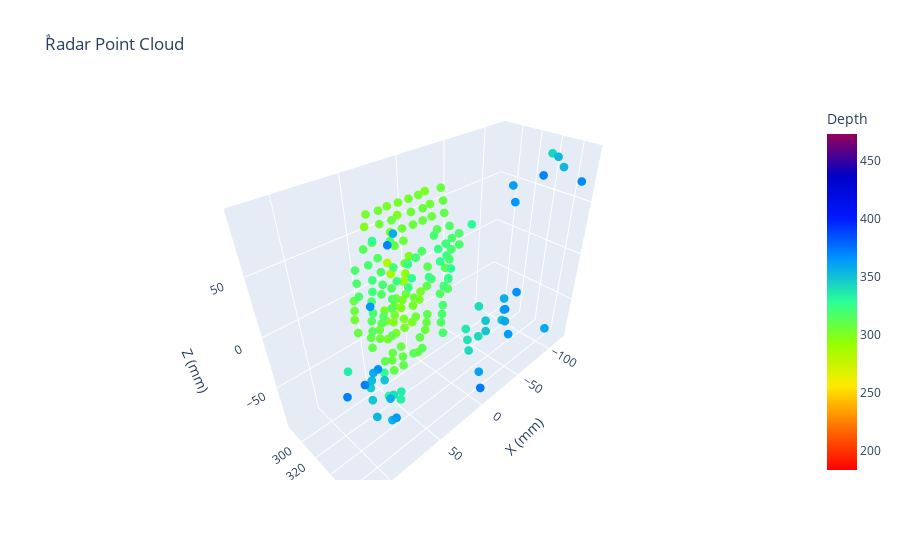

Notebook cell for this chart:
### Code cell
# plot_3D("waleed2_12_7",'y')\
plot_3D_threshold("waleed4_13_7",'y',90)
# points_to_image("gedo_13_7")

### Figure 1 — Plotly figure (JSON) as saved in the notebook; plotly's stock layout.template omitted (floating-point values rounded to 4 significant figures; data arrays with more than 128 entries replaced by an {"elided": "..."} marker saying what was removed)
{"data": [{"hovertemplate": "X (mm)=%{x}<br>Y (mm)=%{y}<br>Z (mm)=%{z}<br>Depth=%{marker.color}<extra></extra>", "legendgroup": "", "marker": {"color": {"elided": "175 float values"}, "coloraxis": "coloraxis", "line": {"width": 0}, "opacity": 1, "size": 3, "symbol": "circle"}, "mode": "markers", "name": "", "scene": "scene", "showlegend": false, "type": "scatter3d", "x": {"elided": "175 float values"}, "y": {"elided": "175 float values"}, "z": {"elided": "175 float values"}}], "layout": {"coloraxis": {"cmax": 473.1, "cmin": 183.1, "colorbar": {"title": {"text": "Depth"}}, "colorscale": [[0, "rgb(255,0,0)"], [0.125, "rgb(255,111,0)"], [0.25, "rgb(255,234,0)"], [0.375, "rgb(151,255,0)"], [0.5, "rgb(44,255,150)"], [0.625, "rgb(0,152,255)"], [0.75, "rgb(0,25,255)"], [0.875, "rgb(0,0,200)"], [1, "rgb(150,0,90)"]]}, "legend": {"tracegroupgap": 0}, "scene": {"domain": {"x": [0, 1], "y": [0, 1]}, "xaxis": {"title": {"text": "X (mm)"}}, "yaxis": {"title": {"text": "Y (mm)"}}, "zaxis": {"title": {"text": "Z (mm)"}}}, "title": {"text": "ٌRadar Point Cloud"}}}
